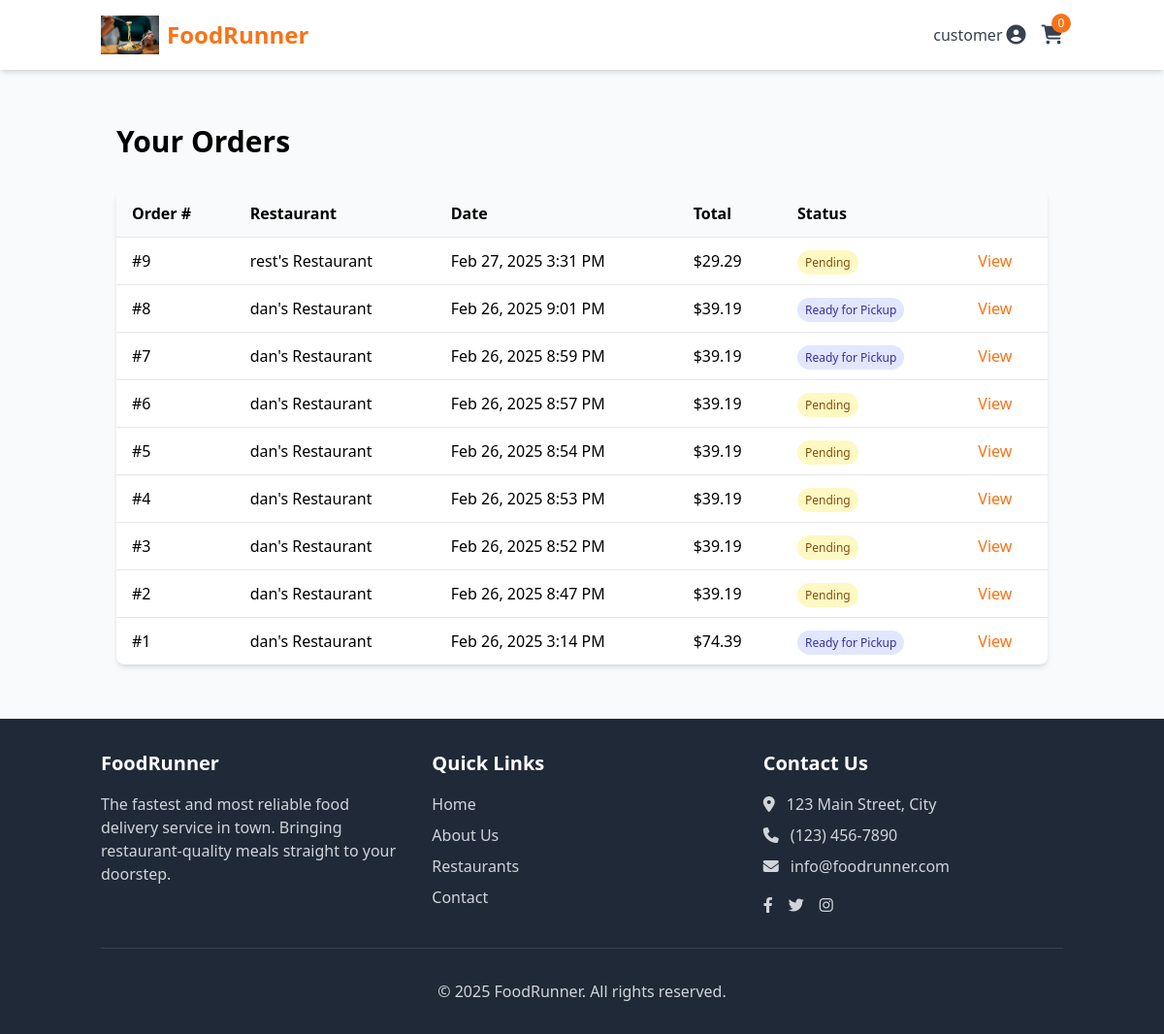
Before: /customer/orders/ (signed in) with the older database file.
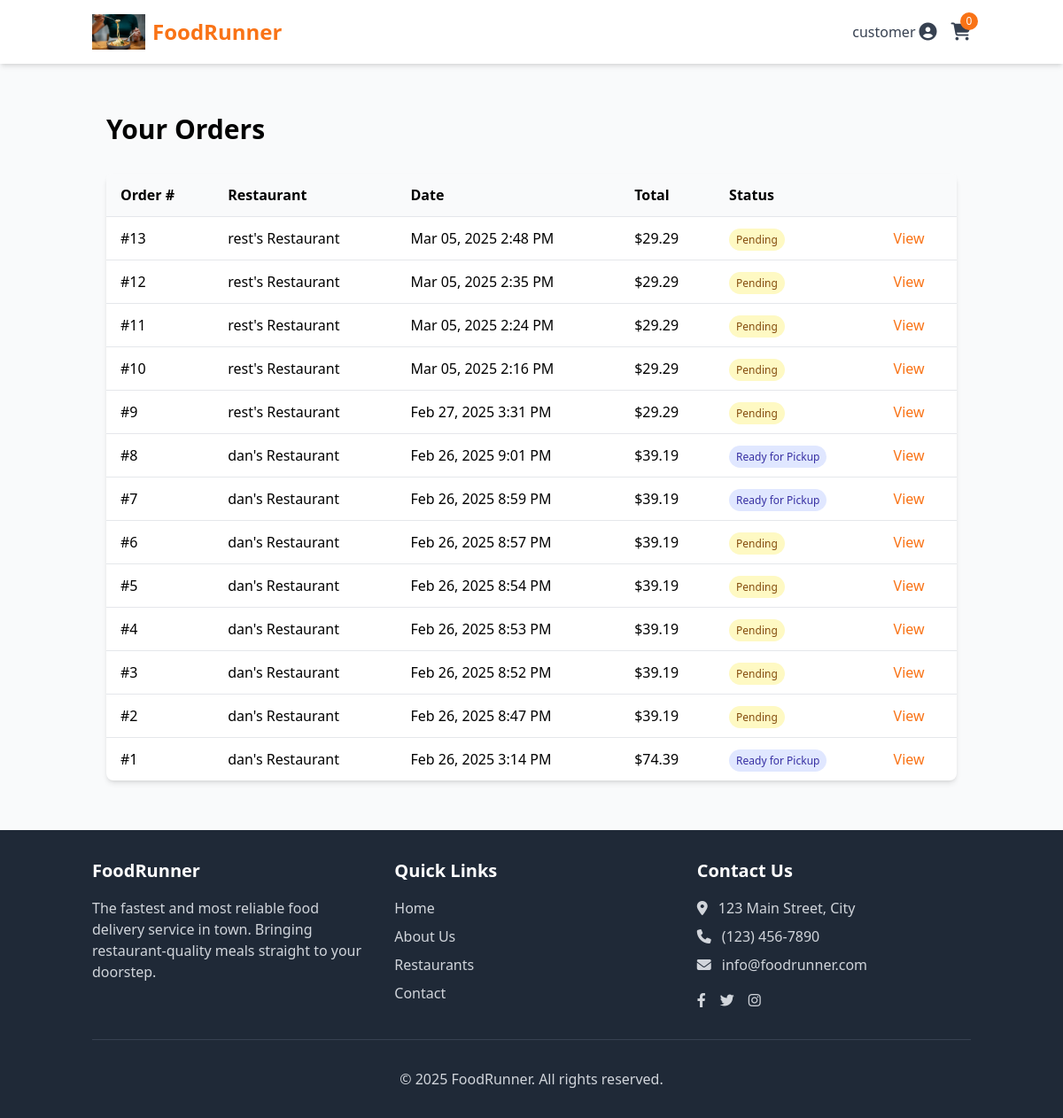
After: the same page with the newer database file.
### customers/models.py (models this page shows, shortened)
class Order(models.Model):
    STATUS_CHOICES = (
        ('pending', 'Pending'),
        ('confirmed', 'Confirmed'),
        ('preparing', 'Preparing'),
        ('ready_for_pickup', 'Ready for Pickup'),
        ('out_for_delivery', 'Out for Delivery'),
        ('delivered', 'Delivered'),
        ('cancelled', 'Cancelled'),
    )
    customer = models.ForeignKey(settings.AUTH_USER_MODEL, on_delete=models.CASCADE, related_name='orders')
    restaurant = models.ForeignKey(Restaurant, on_delete=models.CASCADE, related_name='orders')
    delivery_person = models.ForeignKey(
        settings.AUTH_USER_MODEL,
        on_delete=models.SET_NULL,
        null=True,
        blank=True,
        related_name='deliveries'
    )
    delivery_address = models.ForeignKey('core.Address', on_delete=models.SET_NULL, null=True)
    status = models.CharField(max_length=20, choices=STATUS_CHOICES, default='pending')
    total_amount = models.DecimalField(max_digits=8, decimal_places=2)
    delivery_fee = models.DecimalField(max_digits=5, decimal_places=2)
    tax_amount = models.DecimalField(max_digits=6, decimal_places=2)
    payment_status = models.CharField(max_length=20, default='pending')
    payment_method = models.CharField(max_length=50, default='stripe')
    stripe_payment_intent_id = models.CharField(max_length=255, blank=True, null=True)
    estimated_delivery_time = models.DateTimeField(null=True, blank=True)
    actual_delivery_time = models.DateTimeField(null=True, blank=True)
    special_instructions = models.TextField(blank=True)
    created_at = models.DateTimeField(auto_now_add=True)
    updated_at = models.DateTimeField(auto_now=True)
    @property
    def order_total(self):
        return self.total_amount + self.delivery_fee + self.tax_amount

### restaurants/models.py (models this page shows, shortened)
class Restaurant(models.Model):
    manager = models.OneToOneField(settings.AUTH_USER_MODEL, on_delete=models.CASCADE)
    name = models.CharField(max_length=100)
    description = models.TextField()
    logo = models.ImageField(upload_to='restaurant_logos/')
    banner_image = models.ImageField(upload_to='restaurant_banners/', blank=True, null=True)
    address = models.OneToOneField(Address, on_delete=models.CASCADE)
    cuisine_type = models.CharField(max_length=50)
    phone = models.CharField(max_length=15)
    email = models.EmailField()
    website = models.URLField(blank=True, null=True)
    is_active = models.BooleanField(default=True)
    average_rating = models.DecimalField(max_digits=3, decimal_places=2, default=0.0)
    delivery_fee = models.DecimalField(max_digits=5, decimal_places=2, default=0.0)
    min_order_amount = models.DecimalField(max_digits=6, decimal_places=2, default=0.0)
    preparation_time = models.PositiveIntegerField(default=30, help_text='Average preparation time in minutes')
    opening_time = models.TimeField()
    closing_time = models.TimeField()
    created_at = models.DateTimeField(auto_now_add=True)
    updated_at = models.DateTimeField(auto_now=True)

### customers/views.py (the view)
# urls.py: path('orders/', views.order_list, name='orders'),
@login_required
def order_list(request):
    orders = Order.objects.filter(customer=request.user).order_by('-created_at')
    context = {
        'orders': orders,
    }
    return render(request, 'customers/order_list.html', context)

### customers/models.py (called while the page is built)
    @property
    def item_count(self):
        return self.items.count()

### customers/templates/customers/order_list.html (shortened to what this page needs)
{% extends 'base.html' %}
{% block content %}
<div class="container mx-auto px-4 py-8">
    <h1 class="text-3xl font-bold mb-8">Your Orders</h1>
    {% if orders %}
        <div class="bg-white rounded-lg shadow-md overflow-hidden">
            <div class="overflow-x-auto">
                <table class="w-full">
                    <thead class="bg-gray-50">
                        <tr>
                            <th class="text-left py-3 px-4">Order #</th>
                            <th class="text-left py-3 px-4">Restaurant</th>
                            <th class="text-left py-3 px-4">Date</th>
                            <th class="text-left py-3 px-4">Total</th>
                            <th class="text-left py-3 px-4">Status</th>
                            <th class="text-left py-3 px-4"></th>
                        </tr>
                    </thead>
                    <tbody>
                        {% for order in orders %}
                            <tr class="border-t hover:bg-gray-50">
                                <td class="py-3 px-4">#{{ order.id }}</td>
                                <td class="py-3 px-4">{{ order.restaurant.name }}</td>
                                <td class="py-3 px-4">{{ order.created_at|date:"M d, Y g:i A" }}</td>
                                <td class="py-3 px-4">${{ order.order_total }}</td>
                                <td class="py-3 px-4">
                                    <span class="px-2 py-1 rounded-full text-xs
                                        {% if order.status == 'pending' %}bg-yellow-100 text-yellow-800
                                        {% elif order.status == 'confirmed' %}bg-blue-100 text-blue-800
                                        {% elif order.status == 'preparing' %}bg-purple-100 text-purple-800
                                        {% elif order.status == 'ready_for_pickup' %}bg-indigo-100 text-indigo-800
                                        {% elif order.status == 'out_for_delivery' %}bg-orange-100 text-orange-800
                                        {% elif order.status == 'delivered' %}bg-green-100 text-green-800
                                        {% elif order.status == 'cancelled' %}bg-red-100 text-red-800
                                        {% endif %}">
                                        {{ order.get_status_display }}
                                    </span>
                                </td>
                                <td class="py-3 px-4">
                                    <a href="{% url 'customers:order_detail' order.id %}" class="text-orange-500 hover:underline">
                                        View
                                    </a>
                                </td>
                            </tr>
                        {% endfor %}
                    </tbody>
                </table>
            </div>
        </div>
    {% endif %}
</div>
{% endblock %}

Changed rows visible on the page:
added Order: id "13", restaurant.name "rest's Restaurant", created_at "Mar 05, 2025 2:48 PM", order_total "29.29", status "Pending"
added Order: id "12", restaurant.name "rest's Restaurant", created_at "Mar 05, 2025 2:35 PM", order_total "29.29", status "Pending"
added Order: id "11", restaurant.name "rest's Restaurant", created_at "Mar 05, 2025 2:24 PM", order_total "29.29", status "Pending"
added Order: id "10", restaurant.name "rest's Restaurant", created_at "Mar 05, 2025 2:16 PM", order_total "29.29", status "Pending"
